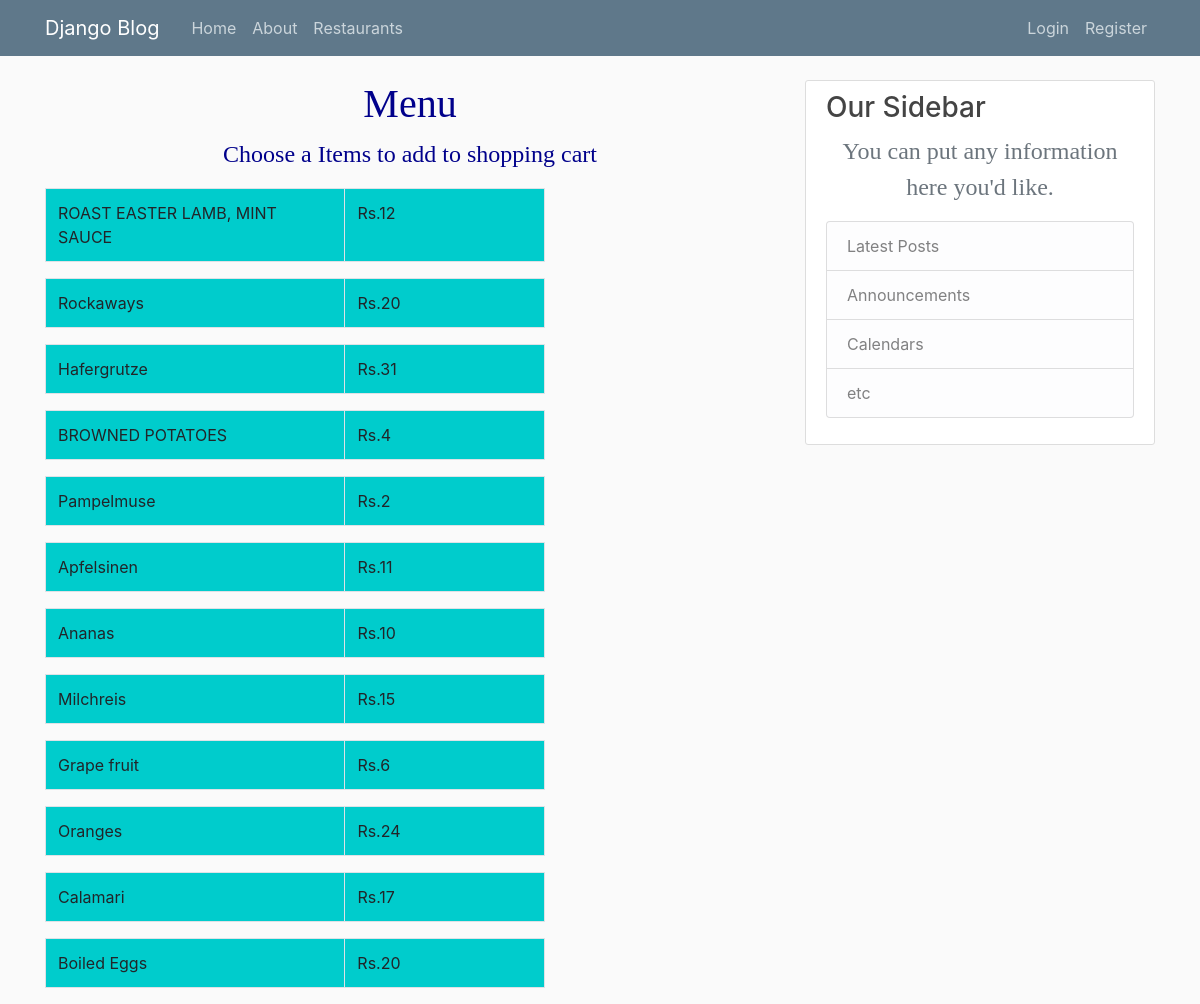
The page /menuK/ on the database its author committed.
### blog/models.py (models this page shows, shortened)
class Menu2(models.Model):
	name=models.CharField(max_length=100)
	price=models.IntegerField()
	restaurant=models.CharField(max_length=100)

### blog/views.py (the view)
# urls.py: path('menuK/', views.menuK, name='blog-menuK'),
def menuK(request):
	context2={
	'dishes':Menu2.objects.all(),
	'rests':Post1.objects.all()
	}
	return render(request, 'blog/menuK.html',context2)

### blog/templates/blog/menuK.html
{% extends "blog/base.html" %}
{%block content %}
<h1>Menu</h1>
<p> Choose a Items to add to shopping cart</p>
<div class="table table-hover">
      {% for dish in dishes  %}
          {% if dish.restaurant == 'Sambo Kojin' %}
  <table class="table table-bordered" style ="width: 500px; background-color: #00cccc;">
    <tbody>
      <tr>
        <td style ="width: 300px; background-color: #00cccc;">{{dish.name}}</td>
        <td style ="width: 200px; background-color: #00cccc;">Rs.{{dish.price}}</td>
      </tr>
    </tbody>
  </table>
    {% endif %}
  {% endfor %}
</div>
</body>
</html>
{% endblock content %}

### blog/static/blog/main.css (style rules this page uses)
body { background: #fafafa; color: #333333; margin-top: 5rem; }
h1, h2, h3, h4, h5, h6 { color: #444444; }
body { background-image:url(https://cdn1.vectorstock.com/i/1000x1000/96/80/low-poly-aquamarine-color-vector-29209680.jpg); background-position: center; background-size: cover }
h1 { font-size: %300; text-align:center; color: darkblue; font-family: verdana }
p { color: darkblue; font-family: verdana; text-align: center; font-size: 150% }

### rows shown on the page
Menu2: name "ROAST EASTER LAMB, MINT SAUCE", price "12"
Menu2: name "Rockaways", price "20"
Menu2: name "Hafergrutze", price "31"
Menu2: name "BROWNED POTATOES", price "4"
Menu2: name "Pampelmuse", price "2"
Menu2: name "Apfelsinen", price "11"
Menu2: name "Ananas", price "10"
Menu2: name "Milchreis", price "15"
Menu2: name "Grape fruit", price "6"
Menu2: name "Oranges", price "24"
Menu2: name "Calamari", price "17"
Menu2: name "Boiled Eggs", price "20"
